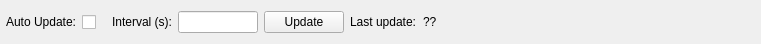
      <widget class="QWidget" name="gridLayoutWidget_6">
       <property name="geometry">
        <rect>
         <x>0</x>
         <y>20</y>
         <width>761</width>
         <height>41</height>
        </rect>
       </property>
       <layout class="QGridLayout" name="gridLayout_7">
        <property name="leftMargin">
         <number>6</number>
        </property>
        <property name="rightMargin">
         <number>6</number>
        </property>
        <item row="0" column="6">
         <widget class="QLabel" name="label_78">
          <property name="sizePolicy">
           <sizepolicy hsizetype="Preferred" vsizetype="Maximum">
            <horstretch>0</horstretch>
            <verstretch>0</verstretch>
           </sizepolicy>
          </property>
          <property name="minimumSize">
           <size>
            <width>0</width>
            <height>20</height>
           </size>
          </property>
          <property name="text">
           <string>Last update:</string>
          </property>
         </widget>
        </item>
        <item row="0" column="0">
         <widget class="QLabel" name="label_31">
          <property name="sizePolicy">
           <sizepolicy hsizetype="Preferred" vsizetype="Fixed">
            <horstretch>0</horstretch>
            <verstretch>0</verstretch>
           </sizepolicy>
          </property>
          <property name="minimumSize">
           <size>
            <width>0</width>
            <height>20</height>
           </size>
          </property>
          <property name="text">
           <string>Auto Update:</string>
          </property>
          <property name="alignment">
           <set>Qt::AlignRight|Qt::AlignTrailing|Qt::AlignVCenter</set>
          </property>
         </widget>
        </item>
        <item row="0" column="7">
         <widget class="QLabel" name="lastUpdate">
          <property name="sizePolicy">
           <sizepolicy hsizetype="Preferred" vsizetype="Maximum">
            <horstretch>0</horstretch>
            <verstretch>0</verstretch>
           </sizepolicy>
          </property>
          <property name="minimumSize">
           <size>
            <width>0</width>
            <height>20</height>
           </size>
          </property>
          <property name="text">
           <string>??</string>
          </property>
         </widget>
        </item>
        <item row="0" column="5">
         <widget class="QPushButton" name="pwrUpdateBtn">
          <property name="sizePolicy">
           <sizepolicy hsizetype="Minimum" vsizetype="Fixed">
            <horstretch>0</horstretch>
            <verstretch>0</verstretch>
           </sizepolicy>
          </property>
          <property name="minimumSize">
           <size>
            <width>0</width>
            <height>20</height>
           </size>
          </property>
          <property name="text">
           <string>Update</string>
          </property>
         </widget>
        </item>
        <item row="0" column="8">
         <spacer name="horizontalSpacer">
          <property name="orientation">
           <enum>Qt::Horizontal</enum>
          </property>
          <property name="sizeHint" stdset="0">
           <size>
            <width>40</width>
            <height>20</height>
           </size>
          </property>
         </spacer>
        </item>
        <item row="0" column="4">
         <widget class="QLineEdit" name="pwrUpdateIntervalEdit">
          <property name="sizePolicy">
           <sizepolicy hsizetype="Fixed" vsizetype="Preferred">
            <horstretch>0</horstretch>
            <verstretch>0</verstretch>
           </sizepolicy>
          </property>
          <property name="maximumSize">
           <size>
            <width>80</width>
            <height>16777215</height>
           </size>
          </property>
         </widget>
        </item>
        <item row="0" column="3">
         <widget class="QLabel" name="label_32">
          <property name="sizePolicy">
           <sizepolicy hsizetype="Preferred" vsizetype="Maximum">
            <horstretch>0</horstretch>
            <verstretch>0</verstretch>
           </sizepolicy>
          </property>
          <property name="minimumSize">
           <size>
            <width>0</width>
            <height>20</height>
           </size>
          </property>
          <property name="text">
           <string>Interval (s):</string>
          </property>
          <property name="alignment">
           <set>Qt::AlignRight|Qt::AlignTrailing|Qt::AlignVCenter</set>
          </property>
         </widget>
        </item>
        <item row="0" column="1">
         <widget class="QCheckBox" name="pwrAutoUpdateSel">
          <property name="sizePolicy">
           <sizepolicy hsizetype="Minimum" vsizetype="Preferred">
            <horstretch>0</horstretch>
            <verstretch>0</verstretch>
           </sizepolicy>
          </property>
          <property name="text">
           <string/>
          </property>
         </widget>
        </item>
        <item row="0" column="2">
         <spacer name="horizontalSpacer_21">
          <property name="orientation">
           <enum>Qt::Horizontal</enum>
          </property>
          <property name="sizeType">
           <enum>QSizePolicy::Fixed</enum>
          </property>
          <property name="sizeHint" stdset="0">
           <size>
            <width>10</width>
            <height>20</height>
           </size>
          </property>
         </spacer>
        </item>
       </layout>
      </widget>
